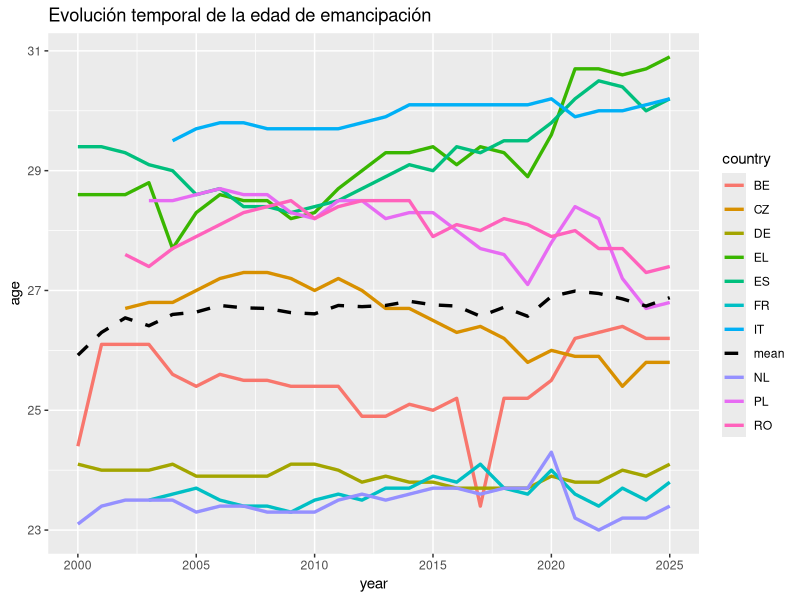
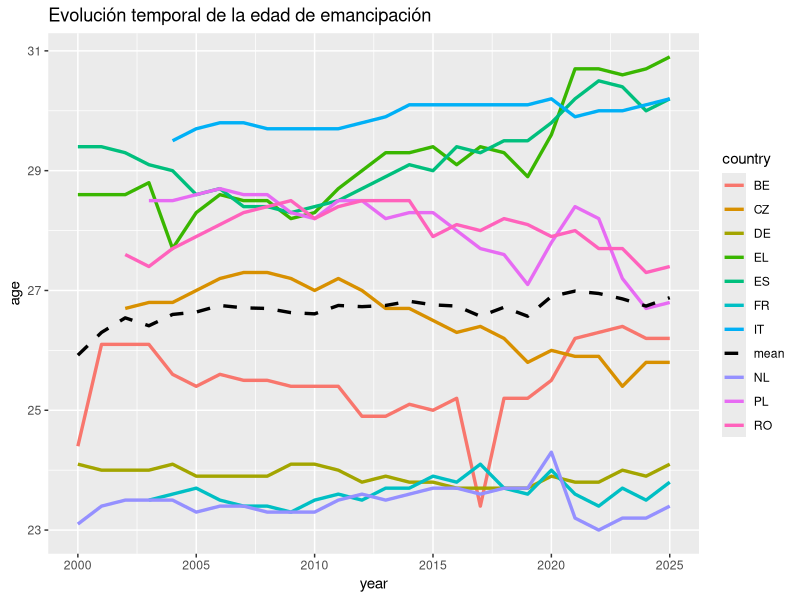

Reproduce these figures in R, in order. (Note: this script raises an error after producing the figures.)
## ---- chunk 1
library(readr)
library(stringr)
library(dplyr)
library(tidyr)
library(magrittr)
library(lubridate)
library(ggplot2)
## ---- chunk 2
poblacion <- read_tsv('data/poblacion_paises.tsv')
str(poblacion)
head(poblacion)

colnames(poblacion)[1] <- 'country'
poblacion %<>% mutate(country = sub("^.*,", "", country)) %>% mutate(across(-1, ~ as.numeric(gsub('[^0-9.]', '', .x))))

poblacion %<>% transmute(country, population = rowMeans(select(., -country), na.rm = TRUE))
# Calculamos la media poblacional de cada pais desde el 2000 hasta hoy

poblacion %<>% arrange(desc(population)) %>% filter(!(country %in% c('RU', 'UA', 'DE_TOT', 'TR', 'FX', 'BY', 'AZ', 'UK')))
# Ordenamos los paises de mayor a menor poblacion
# Eliminamos algunos que no pertenecen politicamente a Europa

mas.poblacion10 <- poblacion$country[1:10]
# Nos quedamos con los nombres de los 10 primeros

mas.poblacion5 <- poblacion$country[1:5]
# Nos quedamos con los nombres de los 5 primeros
## ---- chunk 3
indep.resid <- read_tsv('data/edad_independencia_residencial.tsv')
str(indep.resid)
head(indep.resid)

colnames(indep.resid)[1] <- 'sex.country'
indep.resid %<>% mutate(sex.country = sub("^.*,([^,]*,[^,]*)$", "\\1", sex.country)) %>% separate(sex.country, into = c('sex', 'country'), sep = ',') %>% mutate(sex = factor(sex))

indep.resid %<>% mutate(across(c(-1, -2), ~ as.numeric(gsub('[^0-9.]', '', .x)))) %>% pivot_longer(cols = c(-1, -2), names_to = 'year', values_to = 'age') %>% mutate(year = as.numeric(year))
## ---- chunk 4
vivir.padres1834 <- read_tsv('data/vivir_con_padres18-34.tsv')
str(vivir.padres1834)
head(vivir.padres1834)

colnames(vivir.padres1834)[1] <- 'status.country'
vivir.padres1834 %<>% mutate(status.country = sub("^[^,]*,([^,]*,).*,([^,]*)$", "\\1\\2", status.country)) %>% separate(status.country, into = c('status', 'country'), sep = ',') %>% mutate(status = factor(status, levels = c('EMP_FT', 'EMP_PT', 'UNE', 'EDUC', 'INAC_OTH'), labels = c('full-time', 'part-time', 'unemployed', 'student', 'other')))

vivir.padres1834 %<>% mutate(across(c(-1, -2), ~ as.numeric(gsub('[^0-9.]', '', .x)))) %>% pivot_longer(cols = c(-1, -2), names_to = 'year', values_to = 'rate') %>% mutate(year = as.numeric(year))
## ---- chunk 5
precio.vivienda <- read_tsv('data/precio_vivienda.tsv')
str(precio.vivienda)
head(precio.vivienda)

colnames(precio.vivienda)[1] <- 'country'
precio.vivienda %<>% mutate(country = sub(".*,", "", country))

precio.vivienda %<>% mutate(across(-1, ~ as.numeric(gsub('[^0-9.]', '', .x)))) %>% pivot_longer(cols = -1, names_to = 'year.quadri', values_to = 'rel.price2015')

precio.vivienda %<>% separate(year.quadri, into = c('year', 'quadri'), sep = '-') %>% mutate(quadri = factor(quadri, ordered=TRUE)) %>% mutate(year = as.numeric(year))
## ---- chunk 6
precio.alquiler <- read_tsv('data/precio_alquiler.tsv')
str(precio.alquiler)
head(precio.alquiler)

colnames(precio.alquiler)[1] <- 'country'
precio.alquiler %<>% mutate(country = sub(".*,", "", country))

precio.alquiler %<>% mutate(across(-1, ~ as.numeric(gsub('[^0-9.]', '', .x)))) %>% pivot_longer(cols = -1, names_to = 'year', values_to = 'rel.price2015') %>% mutate(year = as.numeric(year))
## ---- chunk 7
salarios <- read_tsv('data/salarios.tsv')
str(salarios)
head(salarios)

colnames(salarios)[1] <- 'age.country'
salarios %<>% mutate(age.country = sub("^[^,]*,([^,]*,).*,([^,]*)$", "\\1\\2", age.country)) %>% separate(age.country, into = c('age', 'country'), sep = ',') %>% mutate(age = factor(age, ordered = TRUE))

salarios %<>% mutate(across(c(-1, -2), ~ as.numeric(gsub('[^0-9.]', '', .x)))) %>% pivot_longer(cols = c(-1, -2), names_to = 'year', values_to = 'price.eur') %>% mutate(year = as.numeric(year))
## ---- chunk 8
hacinamiento1629 <- read_tsv('data/hacinamiento_nacimiento16-29.tsv')
str(hacinamiento1629)
head(hacinamiento1629)

colnames(hacinamiento1629)[1] <- 'birth.sex.country'
hacinamiento1629 %<>% mutate(birth.sex.country = sub("^.*,([^,]*,[^,]*,)[^,]*,([^,]*)$", "\\1\\2", birth.sex.country)) %>% separate(birth.sex.country, into = c('birth', 'sex', 'country'), sep = ',') %>% mutate(birth = factor(birth, levels = c('EU28_FOR', 'NEU28_FOR', 'NAT'), labels = c('European', 'Foreigner', 'National'))) %>% mutate(sex = factor(sex))

hacinamiento1629 %<>% mutate(across(c(-1, -2, -3), ~ as.numeric(gsub('[^0-9.]', '', .x)))) %>% pivot_longer(cols = c(-1, -2, -3), names_to = 'year', values_to = 'rate') %>% mutate(year = as.numeric(year))
## ---- chunk 9
retr.pagos1629 <- read_tsv('data/retrasos_pagos_16-29.tsv')
str(retr.pagos1629)
head(retr.pagos1629)

colnames(retr.pagos1629)[1] <- 'country'
retr.pagos1629 %<>% mutate(country = sub("^.*,", "", country))

retr.pagos1629 %<>% mutate(across(-1, ~ as.numeric(gsub('[^0-9.]', '', .x)))) %>% pivot_longer(cols = -1, names_to = 'year', values_to = 'rate') %>% mutate(year = as.numeric(year))
## ---- chunk 10
tasa.desemp1539 <- read_tsv('data/desempleo_nivel_educativo15-39.tsv')
# Cargamos los datos
str(tasa.desemp1539)
head(tasa.desemp1539)
# Los visualizamos para ver problemas

colnames(tasa.desemp1539)[1] <- 'sex.level.country'
# Renombramos la 1a columna, ya que solo nos interesan el sexo, nivel educativo y pais
tasa.desemp1539 %<>% mutate(sex.level.country = sub("^.*,([^,]*),([^,]*),([^,]*,[^,]*)$", "\\1,\\3", sex.level.country)) %>% separate(sex.level.country, into = c('sex', 'level', 'country'), sep = ',') %>% mutate(level = factor(level, levels = c('ED0-2', 'ED3_4', 'ED5-8'), labels = c('until.mid.sec', 'until.bac', 'university'), ordered = TRUE)) %>% mutate(sex = factor(sex))
# Quitamos la informacion de las instancias salvo sexo, nivel educativo y pais
# Y separamos ambas columnas
# Convertimos el sexo y el nivel educativo en factores

tasa.desemp1539 %<>% mutate(across(c(-1, -2, -3), ~ as.numeric(gsub('[^0-9.]', '', .x)))) %>% pivot_longer(cols = c(-1, -2, -3), names_to = 'year.quadri', values_to = 'rate')
# Hacemos que las tasas sean exclusivamente numericas
# Pasamos los años a formato tidy
# Obtenemos una columna con los años y sus respectivos cuatrimestres

tasa.desemp1539 %<>% separate(year.quadri, into = c('year', 'quadri'), sep = '-') %>% mutate(quadri = factor(quadri, ordered=TRUE)) %>% mutate(year = as.numeric(year))
# Separamos en columnas de año y cuatrimestre
# Pasamos los cuatrimestres a factor
# Pasamos los años a numerico
## ---- chunk 11
tempor.inv1529 <- read_tsv('data/temporalidad_involuntaria15-29.tsv')
str(tempor.inv1529)
head(tempor.inv1529)

colnames(tempor.inv1529)[1] <- 'sex.country'
tempor.inv1529 %<>% mutate(sex.country = sub("^.*,([^,]*),([^,]*,[^,]*),([^,]*)$", "\\1,\\3", sex.country)) %>% separate(sex.country, into = c('sex', 'country'), sep = ',') %>% mutate(sex = factor(sex))

tempor.inv1529 %<>% mutate(across(c(-1, -2), ~ as.numeric(gsub('[^0-9.]', '', .x)))) %>% pivot_longer(cols = c(-1, -2), names_to = 'year', values_to = 'rate') %>% mutate(year = as.numeric(year))
## ---- chunk 12
tempor.educ1539 <- read_tsv('data/temporalidad_nivel_educativo15-39.tsv')
str(tempor.educ1539)
head(tempor.educ1539)

colnames(tempor.educ1539)[1] <- 'sex.level.country'
tempor.educ1539 %<>% mutate(sex.level.country = sub("^.*,([^,]*),([^,]*),([^,]*,[^,]*)$", "\\1,\\3", sex.level.country)) %>% separate(sex.level.country, into = c('sex', 'level', 'country'), sep = ',') %>% mutate(level = factor(level, levels = c('ED0-2', 'ED3_4', 'ED5-8'), labels = c('until.mid.sec', 'until.bac', 'university'), ordered = TRUE)) %>% mutate(sex = factor(sex))

tempor.educ1539 %<>% mutate(across(c(-1, -2, -3), ~ as.numeric(gsub('[^0-9.]', '', .x)))) %>% pivot_longer(cols = c(-1, -2, -3), names_to = 'year', values_to = 'thous.pers') %>% mutate(year = as.numeric(year))
## ---- chunk 13
indep.resid.total <- indep.resid %>% filter(sex == 'T' & country %in% mas.poblacion10)
age.mean <- indep.resid.total %>% group_by(year) %>% summarise(age.mean = mean(age, na.rm = TRUE), .groups = "drop")
ggplot(data = indep.resid.total, mapping = aes(x = year, y = age)) + geom_line(aes(color = country), linewidth = 1.15, na.rm = TRUE) + geom_line(data = age.mean, mapping = aes(x = year, y = age.mean, color = 'mean'), linewidth = 1.15, linetype = 2, na.rm = TRUE) + scale_color_manual(values = c(setNames(scales::hue_pal()(length(unique(indep.resid.total$country))), unique(indep.resid.total$country)), "mean" = "black")) + labs(title = 'Evolución temporal de la edad de emancipación')
ggsave('results/edad_emancipacion.pdf', width = 14, height = 10, dpi = 300)
## ---- chunk 14
ggplot(filter(vivir.padres1834.total, year %in% c(2005, 2010, 2015, 2020, 2025), country %in% mas.poblacion5), aes(x = "", y = rate, fill = status)) + geom_col(width = 1) + coord_polar(theta = "y") + facet_grid(country ~ year) + theme_void() + labs(title = 'Distribución de los jóvenes (18 a 34 años) que viven con sus padres', subtitle = 'Evolución temporal por filas de cada país por columnas')
ggsave('results/vivir_con_padres.pdf', width = 14, height = 10, dpi = 300) 
